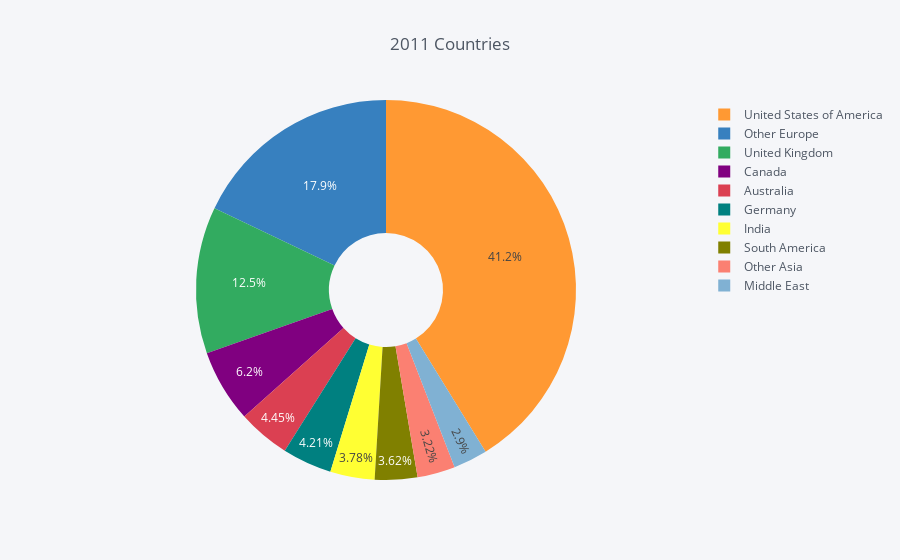

The cell this chart's notebook holds for it:
### Markdown cell above
### 2011 Data

### Code cell
eda = df_2011["What Country or Region do you live in?"].value_counts().head(10)
df = pd.DataFrame({'labels': eda.index,
                   'values': eda.values
                  })
df.iplot(kind='pie',labels='labels',values='values', 
         title='2011 Countries', hole = 0.3)

### Figure 1 — Plotly figure (JSON) as saved in the notebook; plotly's stock layout.template omitted (floating-point values rounded to 4 significant figures)
{"data": [{"hole": 0.3, "labels": ["United States of America", "Other Europe", "United Kingdom", "Canada", "Australia", "Germany", "India", "South America", "Other Asia", "Middle East"], "marker": {"colors": ["rgba(255, 153, 51, 1.0)", "rgba(55, 128, 191, 1.0)", "rgba(50, 171, 96, 1.0)", "rgba(128, 0, 128, 1.0)", "rgba(219, 64, 82, 1.0)", "rgba(0, 128, 128, 1.0)", "rgba(255, 255, 51, 1.0)", "rgba(128, 128, 0, 1.0)", "rgba(251, 128, 114, 1.0)", "rgba(128, 177, 211, 1.0)"]}, "name": "", "type": "pie", "values": [1037, 451, 314, 156, 112, 106, 95, 91, 81, 73]}], "layout": {"legend": {"bgcolor": "#F5F6F9", "font": {"color": "#4D5663"}}, "paper_bgcolor": "#F5F6F9", "plot_bgcolor": "#F5F6F9", "title": "2011 Countries", "titlefont": {"color": "#4D5663"}}}
